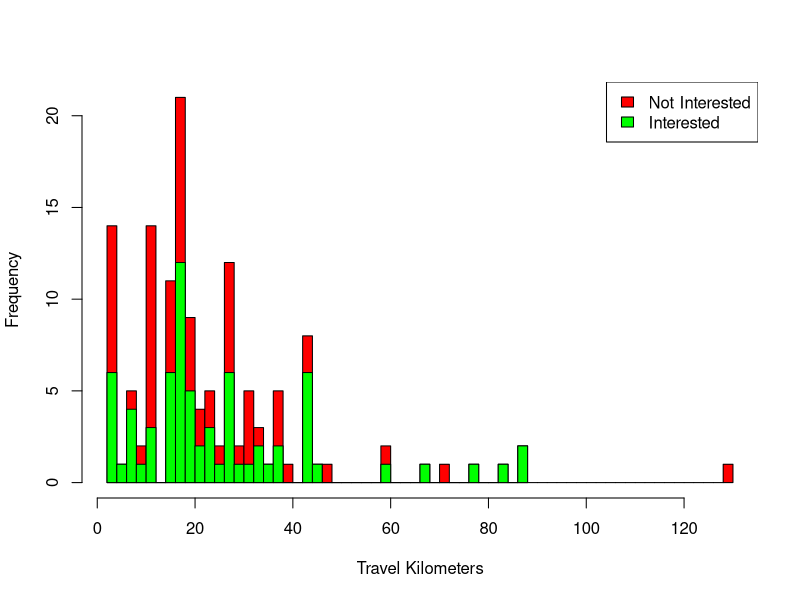

This figure's R source: (Note: this script raises an error after producing the figure.)
### LIBRARIES

library(dplyr)
library(plyr)
library(car)

### READING DATA
setwd("/Users/lukasmohs/Desktop/MA-data-analysis/") #adjust to directiory
data = read.csv("data.csv",sep=',')


### MODIFY DATA
levels(data$X1a)
#[1] "Alumni"           "Bachelor Student" "Master Student"   "PHD Student"   
data <- mutate(data, X1a2 = as.numeric(data$X1a))


data <- mutate(data, X1d2 = ifelse(data$X1d == 'Public Transport', 1,  ifelse(data$X1d == 'Both: Car &Public Transport', 2,  ifelse(data$X1d == 'Car', 3, 0))))
data <- mutate(data, X1d3 = ifelse(data$X1d == 'Car', 1,  0))


data$X.1c. = gsub(",", ".", data$X.1c.)
data$X.1c. = as.double(as.character(data$X.1c.))
data <- mutate(data, X.1c.2 = ifelse(data$X2a == 1, X.1c.,  NA))

data$X5a = as.POSIXct(strptime(data$X5a,format='%H:%M:%S'))
data$X5b = as.POSIXct(strptime(data$X5b,format='%H:%M:%S'))
data <- mutate(data, X5c2 = ifelse(data$X5c == '5 Minutes', 1,  ifelse(data$X5c == '10 Minutes', 2,  ifelse(data$X5c == '15 Minutes', 3, ifelse(data$X5c == '20 Minutes', 4, ifelse(data$X5c == '30 Minutes', 5, 6))))))
data <- mutate(data, X5d = ifelse(data$X5d == 'Less than 2 hours', 1,  ifelse(data$X5d == '2 - 12 hours', 2,  ifelse(data$X5d == '12 - 24 hours', 3, ifelse(data$X5d == 'more than 24 hours', 4, 0)))))
levelsX5e = levels(data$X5e)
#[1] ""                              "All"                           "All of the above"              "Bank Transfer"                 "Bier"                         
#[6] "Cash"                          "Cash and bank transfer"        "Payment Service (i.e. Paypal)" "Using an app"  
data$X5e =  as.numeric(data$X5e)

levelsX5f = levels(data$X5f)
#[1] ""                          "0 special characteristics" "Age group / study degree"  "Field of study"            "Gender"                    "Just distance"            
#[7] "Time of arrival"    
data$X5f =  as.numeric(data$X5f)

data$X6a = gsub(",", ".", data$X6a)
data$X6a = as.double(as.character(data$X6a))
data <- mutate(data, wppkm = ifelse(!is.na(data$X6a), X6a/X.1c. ,  NA))

data$X7a = gsub(",", ".", data$X7a)
data$X7a = as.double(as.character(data$X7a))
data <- mutate(data, eppkm = ifelse(!is.na(data$X7a), X7a/X.1c. ,  NA))

data$X7b = gsub(",", ".", data$X7b)
data$X7b = as.double(as.character(data$X7b))
data <- mutate(data, epdkm = ifelse(!is.na(data$X7b), X7b/10 ,  NA))

levelsX9a = levels(data$X9a)
#[1] ""    [2] "0 Need"   [3] "0t interested financially"   [4] "Loss of flexibility" [5] "Loss of privacy"    [6] "Public transport is more convenient"                                
# [7] "Public transport is more convenient and especially more sustainable"  [8] "Traffic jams"     [9] "Umwelt" 
data$X9a = as.numeric(data$X9a)
data <- mutate(data, X9a = ifelse(X9a!=1,X9a ,  NA))
data <- mutate(data, X9b = ifelse(X9a==6,1,ifelse(X9a==4,3,ifelse(X9a==3,4,ifelse(X9a==2,5,ifelse(X9a==9,7,ifelse(X9a==7,6,X9a)))))))

count(data$X9a)
#x freq
#NA   82
#2    3
#3    6
#4   13
#5    1
#6   28
#7    1
#8    1
#9    1
levelsX9a
#[1] ""    [2] "No Need"   [3] "Not interested financially"   [4] "Loss of flexibility"                                                
# [5] "Loss of privacy"    [6] "Public transport is more convenient"                                
# [7] "Public transport is more convenient and especially more sustainable"
# [8] "Traffic jams"     [9] "Umwelt" 


### EXPLORATION
#Population
n = length(data$X1a2) # 136
numberCarDrivers = length(which(data$X1d2 == 3)) # 35
numberNonCarDrivers = length(which(data$X1d != 3)) # 101

#Gender
length(which(data$X1b == "Male")) #101
length(which(data$X1b == "Female")) #35
#Percent Male
length(which(data$X1b == "Male")) / n # 0.7426471

#Degree #[1] "Alumni"           "Bachelor Student" "Master Student"   "PHD Student"   
count(data$X1a2)
#x freq
#1    1
#2   87
#3   46
#4    2

#Sum Carpool already
length(which(data$X3a == 0)) #4
#Perent Carpool already
length(which(data$X3a == 0)) / n # 0.02941176

# Percent Intrerested
length(which(data$X2a == 1)) / n # 0.595

# Percent Car Intrerested
length(which(data$X2a == 1 & data$X1d2 == 3)) / numberCarDrivers # 0.828

# Percent Not Car Intrerested
length(which(data$X2a == 1 & data$X1d != 3)) / numberNonCarDrivers # 0.514

# Travel Distance
mean(data$X.1c) # 23.82794
median(data$X.1c) #18.1
hist(data$X.1c.,xlab="Travel Kilometers",main="", breaks=50, col="red")
hist(data$X.1c.2,add=T, col="green", breaks=50)
legend("topright", c("Not Interested", "Interested"), fill=c("red", "green"))

# Travel Distance on Travel Option
plot(data$X.1c.,data$X1d, xlab="Travel Distance", ylab="Traevl Option")
abline(lm(X1d ~ X.1c., data=data),col="red")

#Travel Time
startHour = strptime("6:00:00",format='%H:%M:%S')
endHour = strptime("22:00:00",format='%H:%M:%S')
series <- seq(from = startHour, to = endHour, by = "hour")
hist(data$X5b,"mins",xlab="Arrival and Departure Time",col=rgb(1,0,0,0.4), breaks=50, xlim=as.POSIXct(c(startHour,endHour)),xaxt='n', ann=FALSE)
hist(data$X5a,"mins",xlab="Arrival Time",add=T, col=rgb(0,1,0,0.4), breaks=35, xaxt='n', ann=FALSE)
axis.POSIXct(1, at=c(series), labels=format(series, '%H:%M'))
legend("topright", c("Arrival Time","Departure Time"), fill=c(rgb(0,1,0,0.4),rgb(1,0,0,0.4)),cex = 1.2)


startHour = strptime("7:00:00",format='%H:%M:%S')
endHour = strptime("12:00:00",format='%H:%M:%S')
plot(data$X.1c.,data$X5a, xlab="Travel Distance", ylab="Arrival Time", ylim=as.POSIXct(c(startHour,endHour)))
axis.POSIXct(2, at=startHour, labels=format(startHour, '%H:%M:%S'))
axis.POSIXct(2, at=endHour, labels=format(endHour, '%H:%M:%S'))

startHour = strptime("12:00:00",format='%H:%M:%S')
endHour = strptime("20:00:00",format='%H:%M:%S')
plot(data$X.1c.,data$X5b, xlab="Travel Distance", ylab="Departure Time", ylim=as.POSIXct(c(startHour,endHour)))
axis.POSIXct(2, at=startHour, labels=format(startHour, '%H:%M:%S'))
axis.POSIXct(2, at=endHour, labels=format(endHour, '%H:%M:%S'))

# Flexibility
count(data$X5c2)
hist(data$X5c2, breaks=0:6, xaxt='n',  xlab="Time Flexibility of Respondents", main="")
axis(1,c(0.5:5.5),c("5 minutes","10 minutes","15 minutes","20 minutes","30 minutes",">30 minutes"))


# Travel Distance on Willingsness to Pay
hist(data$wppkm,xlab="Willingsness to Pay in Euro per Commute KM ",breaks=40,main="",xaxt='n')
axis(1,c(seq(0, 1, 0.05)),c(seq(0, 1, 0.05)),ylab="bla")
plot(data$X.1c.,data$X6a, xlab="Travel Distance", ylab="Willingsness to Pay for total Distance",xlim = c(0,90))
wtplm = lm(X6a ~ X.1c., data=data) #linear model by fitting
summary(wtplm)$sigma  # residual standard deviation:  2.343433
abline(wtplm,col="red")
abline(0,0.3,col="blue")
abline(0,0.6,col="green")
legend("topright", c("Average Traveling Costs by Car (60 cents/km)","German Tax Refunds (30 cents/km)","Fitted Willingsness to Pay"), fill=c("green","blue", "red"),cex = 1.2)
mean(data$wppkm, na.rm=TRUE) # 0.1817779
median(data$wppkm, na.rm=TRUE) # 0.1296794

# Travel Distance on Expected Payout
hist(data$eppkm,xlab="Expected Payout in Euro per Commute KM",breaks=40)
plot(data$X.1c.,data$X7a, xlab="Travel Distance", ylab="Expected Payout in Euro for total Distance",xlim = c(0,120),ylim = c(0,10))
eppklm = lm(X7a ~ X.1c., data=data)
summary(eppklm)$sigma #1.066353
abline(eppklm,col="red")
abline(0,0.3,col="blue")
abline(0,0.6,col="green")
legend("topright", c("Average Traveling Costs by Car (60 cents/km)","German Tax Refunds (30 cents/km)","Fitted Expected Payout"), fill=c("green","blue", "red"),cex = 1.2)
mean(data$eppkm, na.rm=TRUE) # 0.1262702
median(data$eppkm, na.rm=TRUE) # 0.09353147

# Detour Distance on Expected Payout
hist(data$epdkm,xlab="Expected Payout in Euro per Detour KM",breaks=40, main="",xaxt='n')
axis(1,c(seq(-0.025, 2, 0.1)),c(seq(0, 2, 0.1)),ylab="bla")
plot(data$X.1c.,data$X7b, xlab="Travel Distance", ylab="Expected Payout in Euro per 10 Detour KM")
abline(lm(X7b ~ X.1c., data=data),col="red")
mean(data$epdkm, na.rm=TRUE) # 0.4479167
median(data$epdkm, na.rm=TRUE) # 0.5



# Combined Drive & Passenger Prices
plot(data$X.1c.,data$X7a, xlab="Travel Distance", ylab="Expected Payout in Euro for total Distance",xlim = c(0,120),ylim = c(0,10),col="red")
points(data$X6a,col=rgb(0.54,0.17,0.89,0.4))
axis(4,c(seq(0, 10, 2)),c(seq(0, 10, 2)),ylab="bla",col=rgb(0.54,0.17,0.89,0.4))
mtext("Willingness to Pay", side=4, col=rgb(0.54,0.17,0.89,0.4), line = -2)
legend("topright", c("Average Traveling Costs by Car (60 cents/km)","German Tax Refunds (30 cents/km)","Fitted Expected Payout","Fitted Willingness to Pay"), fill=c("green","blue", "red",rgb(0.54,0.17,0.89,0.4)),cex = 1.2)
eppklm = lm(X7a ~ X.1c., data=data)
summary(eppklm)$sigma #1.066353
abline(eppklm,col="red")
abline(wtplm,col=	rgb(0.54,0.17,0.89,0.4))
abline(0,0.3,col="blue")
abline(0,0.6,col="green")



# Reasons for not Founding / Joining a Carpool
hist(data$X9a,xlab="Reasons for not being interested in ride-sharing",xaxt='n',ylim=c(0, 50), main="")
axis(1,c(2.5:8.5),c("1", "2", "3", "4", "5", "6", "7"))
legend("topright", 95, legend=c("1: No Need"  ,"2: Not interested financially","3: Loss of privacy","4: Public transport is more convenient",
                                "5: Public transport is more convenient and especially more sustainable","6: Traffic jams","7: Environment"), cex=.95)


hist(data$X9b,xlab="Reasons for not being interested in ride-sharing",xaxt='n',ylim=c(0, 50), main="", breaks = 9)
axis(1,c(1.5:7.5),c("1", "2", "3", "4", "5", "6", "7"))
legend("topright", 95, legend=c("1: Public transport is more convenient"  ,"2: Not interested financially","3: No Need","4: Loss of privacy",
                                "5: Public transport is more convenient and especially more sustainable","6: Traffic jams","7: Environment"), cex=.95)


### Influence on Ride-sharing
lm = lm(X2a ~  X.1c. + X1d2, data=data)
summary(lm)

lr <- glm(X2a ~ X.1c. + X1d2, family=binomial(link='logit'),data=data)
summary(lr)
dataTest <- data[c(which( colnames(data)=="X.1c."), which( colnames(data)=="X1d2"))]
lrAccuracy <- (sum(predict(lr, dataTest, type="response")>0.5 & data$X2a==1) 
               + sum(predict(lr, dataTest, type="response")<0.5 & data$X2a==0) ) / nrow(data)
lrAccuracy # 0.6470588
lmAccuracy <- (sum(predict(lm, dataTest, type="response")>0.5 & data$X2a==1) 
               + sum(predict(lm, dataTest, type="response")<0.5 & data$X2a==0) ) / nrow(data)
lmAccuracy #  0.6323529
